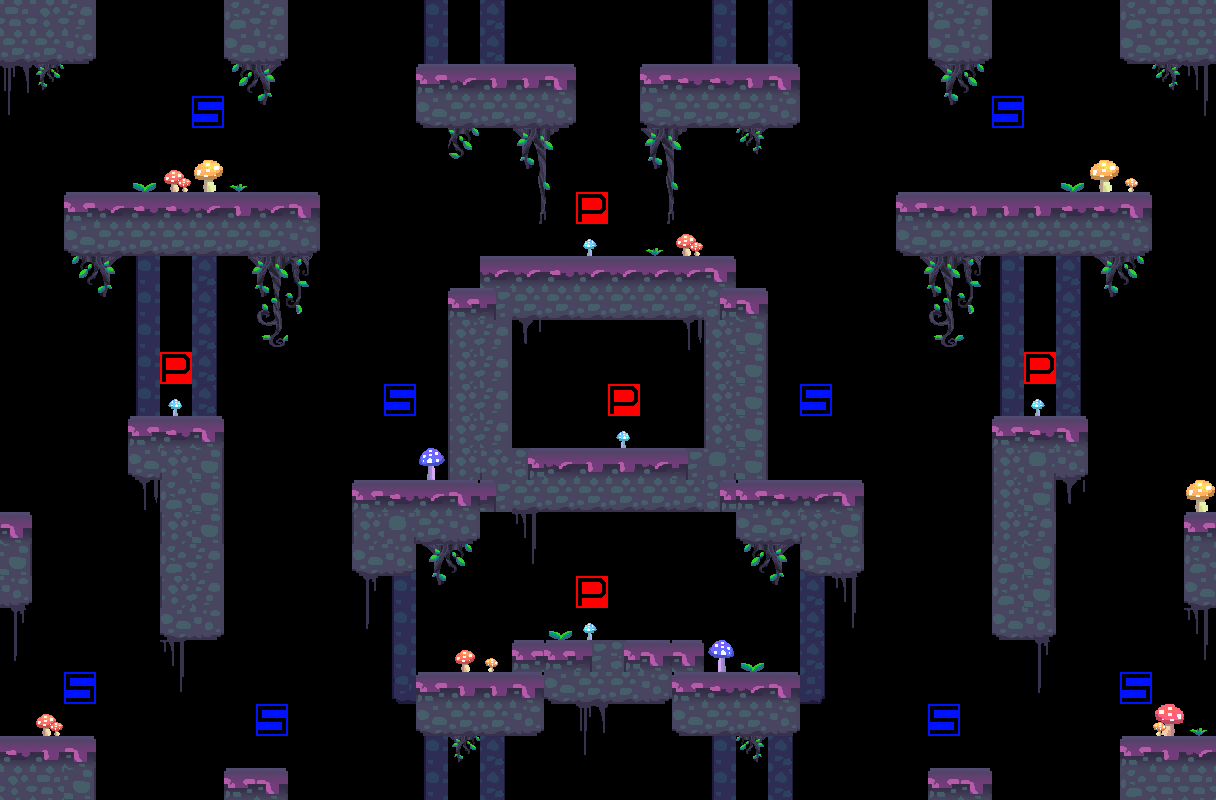

A 2D game scene composited from a Tiled map and its tileset images. What follows is a short description and the map's XML, with each tile layer's data collapsed to a summary:
An orthogonal 38x25 tile map with 32x32 px tiles, 6 tile layers (background, decoration_back, level, decoration_front, ...), 2 tilesets.

<map version="1.0" orientation="orthogonal" width="38" height="25" tilewidth="32" tileheight="32">
 <tileset firstgid="1" name="TileSet" tilewidth="32" tileheight="32">
  <image source="tiles.png" width="512" height="512" />
  <terraintypes>
   <terrain name="Purple" tile="-1" />
   <terrain name="Green" tile="-1" />
   <terrain name="Background" tile="-1" />
  </terraintypes>
  <tile id="45" terrain=",2,,2" />
  <tile id="46" terrain="2,2,2,2" />
  <tile id="47" terrain="2,,2," />
  <tile id="61" terrain=",2,," />
  <tile id="62" terrain="2,2,," />
  <tile id="63" terrain="2,,," />
  <tile id="64" terrain=",,,0" />
  <tile id="65" terrain=",,0,0" />
  <tile id="66" terrain=",,0," />
  <tile id="67" terrain=",,0,0" />
  <tile id="69" terrain=",,,1" />
  <tile id="70" terrain=",,1,1" />
  <tile id="71" terrain=",,1," />
  <tile id="73" terrain="0,1,0,1" />
  <tile id="80" terrain=",0,,0" />
  <tile id="81" terrain="0,0,0,0" />
  <tile id="82" terrain="0,,0," />
  <tile id="83" terrain="0,0,0,0" />
  <tile id="85" terrain=",1,,1" />
  <tile id="86" terrain="1,1,1,1" />
  <tile id="87" terrain="1,,1," />
  <tile id="88" terrain="1,1,1,1" />
  <tile id="96" terrain=",0,," />
  <tile id="97" terrain="0,0,," />
  <tile id="98" terrain="0,,," />
  <tile id="101" terrain=",1,," />
  <tile id="102" terrain="1,1,," />
  <tile id="103" terrain="1,,," />
  <tile id="115" terrain=",,0,0" />
  <tile id="131" terrain="0,0,0," />
  <tile id="132" terrain="0,0,,0" />
  <tile id="147" terrain="0,,0," />
  <tile id="148" terrain=",0,,0" />
  <tile id="150" terrain="1,,1,1" />
  <tile id="151" terrain=",1,1,1" />
  <tile id="163" terrain="0,,0,0" />
  <tile id="164" terrain=",0,0,0" />
  <tile id="166" terrain="1,1,1," />
  <tile id="167" terrain="1,1,,1" />
 </tileset>
 <tileset firstgid="257" name="control" tilewidth="32" tileheight="32">
  <image source="controls.png" width="256" height="256" />
 </tileset>
 <layer name="background" width="38" height="25">
  <data>[950 cells, 46 non-empty, 4 distinct tile ids]</data>
 </layer>
 <layer name="decoration_back" width="38" height="25">
  <data>[950 cells, 27 non-empty, 26 distinct tile ids]</data>
 </layer>
 <layer name="level" width="38" height="25">
  <data>[950 cells, 224 non-empty, 18 distinct tile ids]</data>
 </layer>
 <layer name="decoration_front" width="38" height="25">
  <data>[950 cells, 83 non-empty, 42 distinct tile ids]</data>
 </layer>
 <layer name="spawn" width="38" height="25">
  <data>[950 cells, 8 non-empty, 1 distinct tile ids]</data>
 </layer>
 <layer name="powerup" width="38" height="25">
  <data>[950 cells, 5 non-empty, 1 distinct tile ids]</data>
 </layer>
</map>
